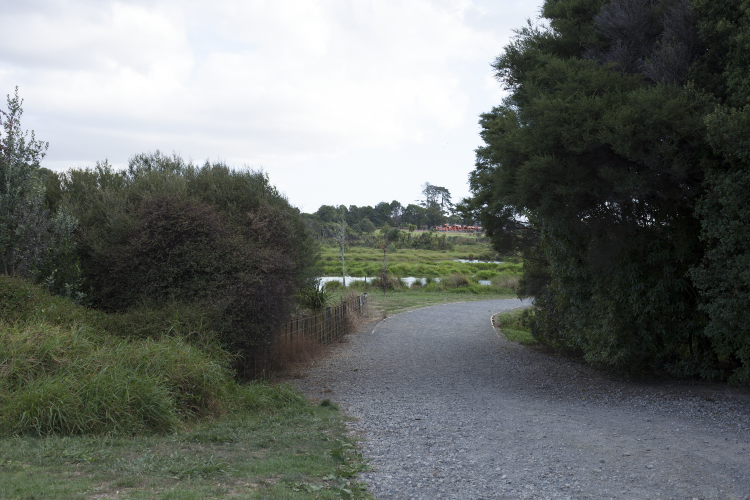
//> input picture HW3/OpenCV_Retest/coloredImage1.tif, 1500 x 1000 px (shown at 1/2 size)
$ ./Source   (built with g++ and OpenCV 4)
//> lines starting //> are read from the running program, lines starting //| are printed output that depends on the picture; after the words box and inside, x2 and y2 are one past the last pixel; in counts of white or black regions, pixels touching at a corner belong together
// OpenCVTest.cpp : Defines the entry point for the console application.
//Opens/ plays a video.
#include <opencv2/opencv.hpp>
//#include <stdint.h>

using namespace std;
using namespace cv;

int main(int argv, char** argc)
{
	// Load the image
	Mat src = imread("coloredImage1.tif", CV_LOAD_IMAGE_COLOR);
//> src is the input picture: 1000 rows x 1500 cols, CV_8UC3; mean B, G, R 108, 111.7, 107.1
	//Mat src = imread("coloredImage2.png", CV_LOAD_IMAGE_COLOR);
	//Mat src = imread("blackWhite1.tif", CV_LOAD_IMAGE_COLOR);
	//Mat src = imread("blackWhite2.png", CV_LOAD_IMAGE_COLOR);


	// Check if everything was fine
	if (src.empty()) {
		cout << "Couldn't load image" << endl;
		return -1;
	}

	// Show source image
	imshow("Source Image", src);

	// Create binary image from source image
	Mat bw;
	cvtColor(src, bw, CV_BGR2GRAY);
	//threshold(bw, bw, 40, 255, CV_THRESH_OTSU);// CV_THRESH_BINARY | CV_THRESH_OTSU
	threshold(bw, bw, 157, 225, CV_THRESH_OTSU);// CV_THRESH_BINARY | CV_THRESH_OTSU
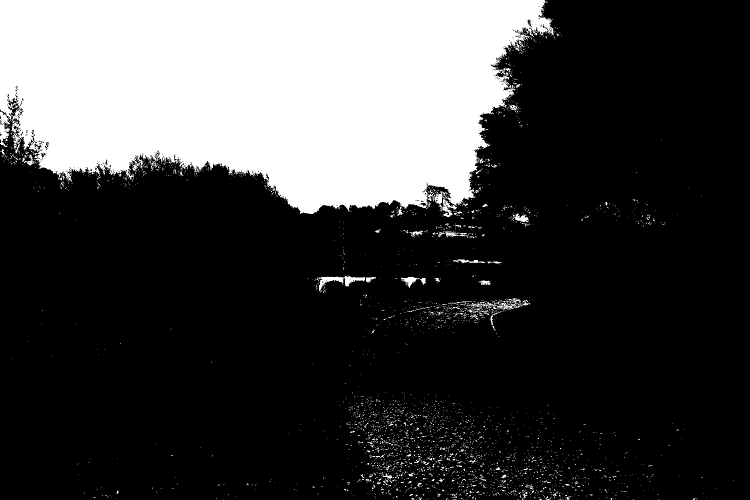
//> bw: 1000 rows x 1500 cols, CV_8UC1 (shown at 1/2 size); values 0 (black) and 225 (white), 25.2% white; 3315 white regions (3231 under 20 px), largest, box (x1, y1, x2, y2) and area: (0, 0, 1109, 434) 363110, (637, 553, 687, 582) 532, (986, 597, 1056, 619) 524
	imshow("Binary Image small", bw);

	// Perform the distance transform algorithm
	Mat dist;
	distanceTransform(bw, dist, CV_DIST_L2, 3);// DIST_LABEL_PIXEL	CV_DIST_L2
	// Normalize the distance image for range = {0.0, 1.0}
	// so we can visualize and threshold it
	normalize(dist, dist, 0, 97, NORM_MINMAX); //<<=========================================================================
	imshow("Distance Transform Image", dist);

	// Threshold to obtain the peaks
	// This will be the markers for the foreground objects
	threshold(dist, dist, .4, 1., CV_THRESH_BINARY);
//> dist: 1000 rows x 1500 cols, CV_32FC1; values 0 (black) and 1 (white), 23.7% white; 195 white regions (173 under 20 px), largest, box (x1, y1, x2, y2) and area: (0, 0, 1100, 427) 352839, (0, 250, 16, 281) 247, (643, 555, 686, 565) 245
	// Dilate a bit the dist image
	Mat kernel1 = Mat::ones(3, 3, CV_8UC1);
	dilate(dist, dist, kernel1);
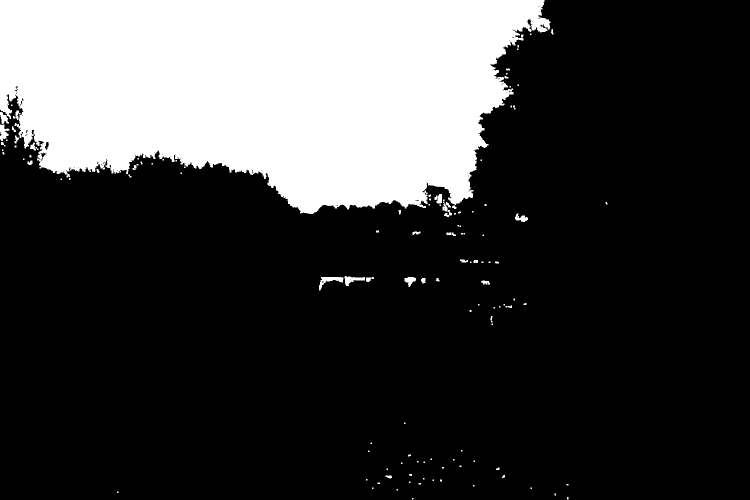
//> dist: 1000 rows x 1500 cols, CV_32FC1 (shown at 1/2 size); values 0 (black) and 1 (white), 24.2% white; 130 white regions (84 under 20 px), largest, box (x1, y1, x2, y2) and area: (0, 0, 1101, 428) 357801, (638, 554, 687, 581) 481, (689, 552, 730, 572) 386
	imshow("Peaks", dist);

	// Create the CV_8U version of the distance image
	// It is needed for findContours()
	Mat dist_8u;
	dist.convertTo(dist_8u, CV_8U);
//> dist_8u: 1000 rows x 1500 cols, CV_8UC1; values 0 (black) and 1 (white), 24.2% white; 130 white regions (84 under 20 px)
	// Find total markers
	vector<vector<Point> > contours;
	findContours(dist_8u, contours, CV_RETR_EXTERNAL, CV_CHAIN_APPROX_SIMPLE);
//> contours = 130 contours, 97 with area under 20; largest, box (x1, y1, x2, y2) and area: (0, 0, 1101, 428) 355898, (638, 554, 687, 581) 414, (689, 552, 730, 572) 333, (0, 249, 19, 282) 321, (809, 554, 832, 574) 228
	// Create the marker image for the watershed algorithm
	Mat markers = Mat::zeros(dist.size(), CV_32SC1);
	// Draw the foreground markers
	for (size_t i = 0; i < contours.size(); i++)
		drawContours(markers, contours, static_cast<int>(i), Scalar::all(static_cast<int>(i) + 1), -1);
//> this loop made 130 passes
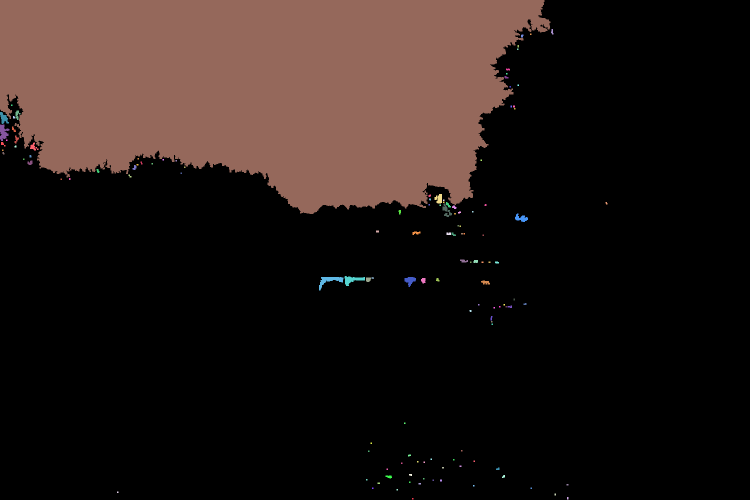
//> markers: 1000 rows x 1500 cols, CV_32SC1 (shown at 1/2 size); 131 distinct labels, from 0 to 130; one colour per label, 0 black
	// Draw the background marker
	circle(markers, Point(5, 5), 3, CV_RGB(255, 255, 255), -1);
//> markers: 1000 rows x 1500 cols, CV_32SC1; 132 distinct labels, from 0 to 255
	imshow("Markers", markers * 10000);

	// Perform the watershed algorithm
	//===============================================================================================
	watershed(src, markers);
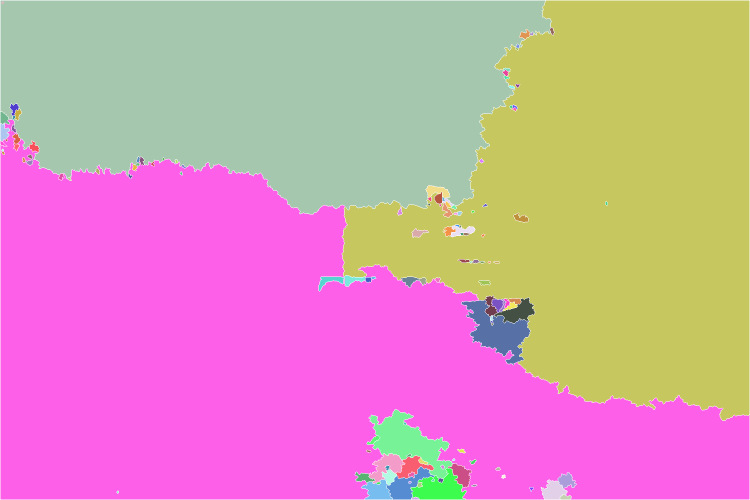
//> markers: 1000 rows x 1500 cols, CV_32SC1 (shown at 1/2 size); 132 distinct labels, from -1 to 255; one colour per label, 0 black, -1 white
	//imshow("Markers_post_watershed", markers);
	Mat mark = Mat::zeros(markers.size(), CV_8UC1);
	markers.convertTo(mark, CV_8UC1);
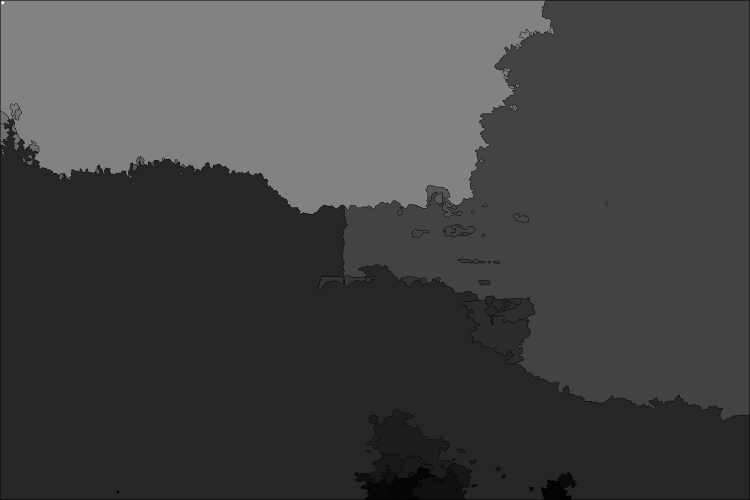
//> mark: 1000 rows x 1500 cols, CV_8UC1 (shown at 1/2 size); min 0, max 255, mean 68.1
	//imshow("Markers_post_convertTo", markers);
	//imshow("Mark_post_convertTo", mark);
	bitwise_not(mark, mark);
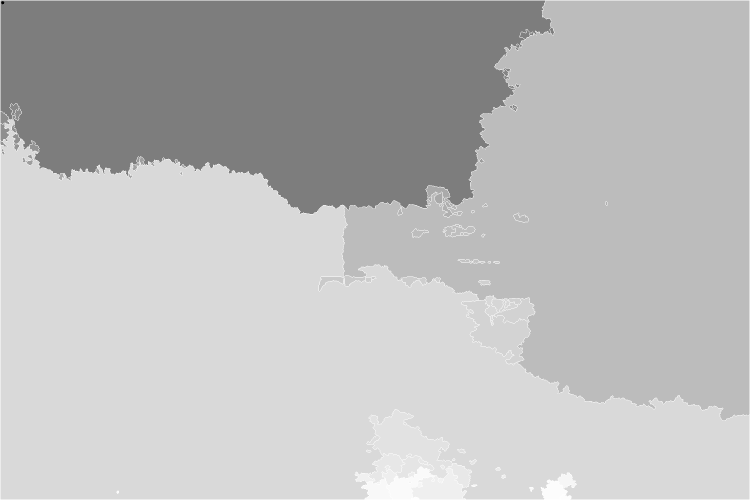
//> mark: 1000 rows x 1500 cols, CV_8UC1 (shown at 1/2 size); min 0, max 255, mean 186.9
	imshow("Markers_v2", mark); // uncomment this if you want to see how the mark
	// image looks like at that point
	// Generate random colors
	//===============================================================================================
	vector<Vec3b> colors;
	for (size_t i = 0; i < contours.size(); i++)
	{
		int b = theRNG().uniform(0, 255);
		int g = theRNG().uniform(0, 255);
		int r = theRNG().uniform(0, 255);
		colors.push_back(Vec3b((uchar)b, (uchar)g, (uchar)r));
	}
//> after the loop, colors = 130 items, first 12: [91, 2, 79], [179, 52, 205], [236, 8, 181], [239, 26, 248], [207, 218, 45], [183, 158, 101], [102, 18, 118], [68, 210, 139], [198, 207, 211], [181, 162, 197], [191, 196, 40], [7, 243, 230]
	// Create the result image
	Mat dst = Mat::zeros(markers.size(), CV_8UC3);
	// Fill labeled objects with random colors
	for (int i = 0; i < markers.rows; i++)
	{
		for (int j = 0; j < markers.cols; j++)
		{
			int index = markers.at<int>(i, j);
			if (index > 0 && index <= static_cast<int>(contours.size()))
				dst.at<Vec3b>(i, j) = colors[index - 1];
			else
				dst.at<Vec3b>(i, j) = Vec3b(0, 0, 0);
		}
	}
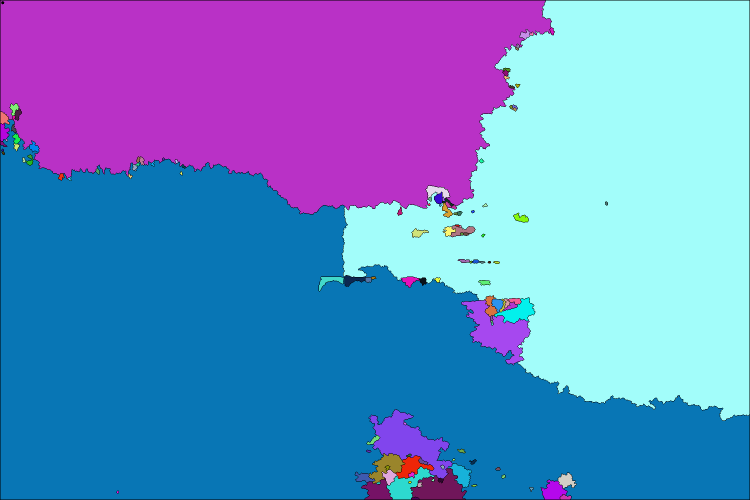
//> dst: 1000 rows x 1500 cols, CV_8UC3 (shown at 1/2 size); mean B, G, R 203.1, 138.5, 98.5
	// Visualize the final image
	imshow("Final Result", dst);


	waitKey(0);
	return 0;
}

$ run again, with HW3/OpenCV_Retest/blackWhite2.png saved as HW3/OpenCV_Retest/coloredImage1.tif
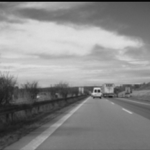
//> input picture HW3/OpenCV_Retest/blackWhite2.png, 150 x 150 px
//> src is the input picture: 150 rows x 150 cols, CV_8UC3; min 6, max 223, mean 137.7
//> `dilate(dist, dist, kernel1);`:
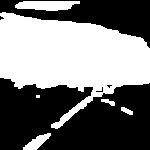
//> dist: 150 rows x 150 cols, CV_32FC1; values 0 (black) and 1 (white), 47.1% white; 6 white regions (1 under 20 px), largest, box (x1, y1, x2, y2) and area: (0, 12, 150, 129) 9739, (15, 1, 80, 11) 507, (23, 133, 51, 150) 226, (121, 107, 133, 115) 56, (101, 99, 115, 106) 54
//> dist_8u: 150 rows x 150 cols, CV_8UC1; values 0 (black) and 1 (white), 47.1% white; 6 white regions (1 under 20 px)
//> contours = 6 contours, 1 with area under 20; largest, box (x1, y1, x2, y2) and area: (0, 12, 150, 129) 9492, (15, 1, 80, 11) 439, (23, 133, 51, 150) 194, (121, 107, 133, 115) 41, (101, 99, 115, 106) 37
//> the loop `for (size_t i = 0; i < contours.size(); i++)` made 6 passes
//> after the loop `for (int i = 0; i < markers.rows; i++)`:
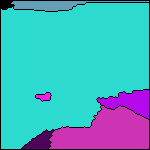
//> dst: 150 rows x 150 cols, CV_8UC3; mean B, G, R 192.1, 173, 71.3
